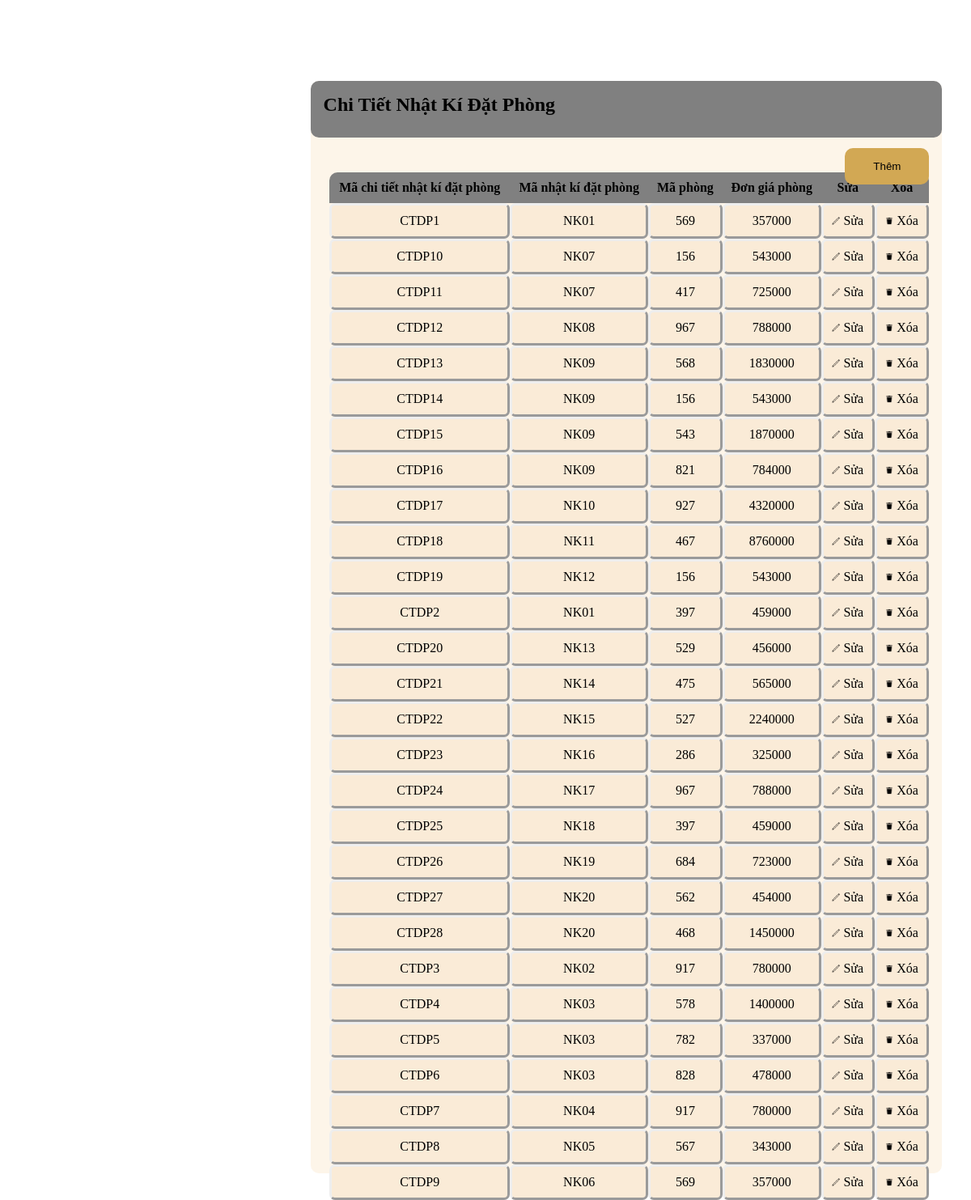
Screenshot of /quantri/admin/admin_ctnkdp.php with the database file from the repository.
### tables this page shows
CREATE TABLE CHITIETNHATKIDATPHONG (
MA_CTNKDP varchar(6) primary key not null,
MA_NKDP varchar(10),
MA_PHONG varchar(3),
DONGIAPHONG INT,
FOREIGN KEY (MA_NKDP) REFERENCES NHATKIDATPHONG(MA_NKDP),
FOREIGN KEY (MA_PHONG) REFERENCES PHONG(MA_PHONG)
);

### quantri/admin/admin_ctnkdp.php (the view, shortened to what this page needs)
<?php
$link=new mysqli("localhost", "root","","khachsan");
$sql="select * from CHITIETNHATKIDATPHONG";
$result=$link->query($sql);
?>
    <div class="layout_danhmuc">
        <div class="danhmuc"><h2 style="margin: 2% 0 0 2%"> Chi Tiết Nhật Kí Đặt Phòng </h2>
        <button>Thêm</button>
<table>
    <tr>
<th style="border-radius: 10px 0 0 0">Mã chi tiết nhật kí đặt phòng</th>
<th> Mã nhật kí đặt phòng </th>
<th> Mã phòng </th>
<th> Đơn giá phòng </th>
<th> Sửa </th>
<th style="border-radius: 0 10px 0 0">Xóa</th>
</tr>
<?php
while ($row=$result->fetch_assoc())
{
 ?>
<tr align="center" >
    <td> <?php echo $row["MA_CTNKDP"];?> </td>
    <td> <?php echo $row["MA_NKDP"];?></td>
    <td><?php echo $row["MA_PHONG"];?></td>
    <td><?php echo $row["DONGIAPHONG"];?></td>
    <td><a href=""><img src="../img/icon/edit.png"  width="10px" height="10px"> Sửa</a></td>
    <td><a href=""><img src="../img/icon/delete.png" width="10px" height="10px"> Xóa</a></td>
</tr>
<?php
 }
?>
</table>

### quantri/admin/admin_ctnkdp.php (style rules this page uses)
.layout_danhmuc { width: 65%; position: absolute; background-color: rgb(253, 245, 233); top:10%; right:3%; height: 1350px; top:100px; border-radius: 10px; }
.danhmuc { width: 100%; height: 70px; background-color: gray; border-radius: 10px; position: absolute; top:0px; }
button { padding: 15px 35px; position: absolute; right: 2%; top: 83px; border: none; background-color: rgb(210, 168, 84); border-radius: 10px; cursor: pointer; }
table { width: 95%; margin: 9% 10% 0 3%; border-radius: 10px; border-spacing: 0; border-collapse: separate; top:10px; }
th { background-color: gray; padding: 10px; }
td { background-color:antiquewhite; border-style:outset; padding: 10px; border-radius: 7px; }
a { text-decoration: none; color: black; }

### rows the page displays
chitietnhatkidatphong: MA_CTNKDP "CTDP1", MA_NKDP "NK01", MA_PHONG "569", DONGIAPHONG "357000"
chitietnhatkidatphong: MA_CTNKDP "CTDP10", MA_NKDP "NK07", MA_PHONG "156", DONGIAPHONG "543000"
chitietnhatkidatphong: MA_CTNKDP "CTDP11", MA_NKDP "NK07", MA_PHONG "417", DONGIAPHONG "725000"
chitietnhatkidatphong: MA_CTNKDP "CTDP12", MA_NKDP "NK08", MA_PHONG "967", DONGIAPHONG "788000"
chitietnhatkidatphong: MA_CTNKDP "CTDP13", MA_NKDP "NK09", MA_PHONG "568", DONGIAPHONG "1830000"
chitietnhatkidatphong: MA_CTNKDP "CTDP14", MA_NKDP "NK09", MA_PHONG "156", DONGIAPHONG "543000"
chitietnhatkidatphong: MA_CTNKDP "CTDP15", MA_NKDP "NK09", MA_PHONG "543", DONGIAPHONG "1870000"
chitietnhatkidatphong: MA_CTNKDP "CTDP16", MA_NKDP "NK09", MA_PHONG "821", DONGIAPHONG "784000"
chitietnhatkidatphong: MA_CTNKDP "CTDP17", MA_NKDP "NK10", MA_PHONG "927", DONGIAPHONG "4320000"
chitietnhatkidatphong: MA_CTNKDP "CTDP18", MA_NKDP "NK11", MA_PHONG "467", DONGIAPHONG "8760000"
chitietnhatkidatphong: MA_CTNKDP "CTDP19", MA_NKDP "NK12", MA_PHONG "156", DONGIAPHONG "543000"
chitietnhatkidatphong: MA_CTNKDP "CTDP2", MA_NKDP "NK01", MA_PHONG "397", DONGIAPHONG "459000"
chitietnhatkidatphong: MA_CTNKDP "CTDP20", MA_NKDP "NK13", MA_PHONG "529", DONGIAPHONG "456000"
chitietnhatkidatphong: MA_CTNKDP "CTDP21", MA_NKDP "NK14", MA_PHONG "475", DONGIAPHONG "565000"
chitietnhatkidatphong: MA_CTNKDP "CTDP22", MA_NKDP "NK15", MA_PHONG "527", DONGIAPHONG "2240000"
chitietnhatkidatphong: MA_CTNKDP "CTDP23", MA_NKDP "NK16", MA_PHONG "286", DONGIAPHONG "325000"
chitietnhatkidatphong: MA_CTNKDP "CTDP24", MA_NKDP "NK17", MA_PHONG "967", DONGIAPHONG "788000"
chitietnhatkidatphong: MA_CTNKDP "CTDP25", MA_NKDP "NK18", MA_PHONG "397", DONGIAPHONG "459000"
chitietnhatkidatphong: MA_CTNKDP "CTDP26", MA_NKDP "NK19", MA_PHONG "684", DONGIAPHONG "723000"
chitietnhatkidatphong: MA_CTNKDP "CTDP27", MA_NKDP "NK20", MA_PHONG "562", DONGIAPHONG "454000"
chitietnhatkidatphong: MA_CTNKDP "CTDP28", MA_NKDP "NK20", MA_PHONG "468", DONGIAPHONG "1450000"
chitietnhatkidatphong: MA_CTNKDP "CTDP3", MA_NKDP "NK02", MA_PHONG "917", DONGIAPHONG "780000"
chitietnhatkidatphong: MA_CTNKDP "CTDP4", MA_NKDP "NK03", MA_PHONG "578", DONGIAPHONG "1400000"
chitietnhatkidatphong: MA_CTNKDP "CTDP5", MA_NKDP "NK03", MA_PHONG "782", DONGIAPHONG "337000"
chitietnhatkidatphong: MA_CTNKDP "CTDP6", MA_NKDP "NK03", MA_PHONG "828", DONGIAPHONG "478000"
chitietnhatkidatphong: MA_CTNKDP "CTDP7", MA_NKDP "NK04", MA_PHONG "917", DONGIAPHONG "780000"
chitietnhatkidatphong: MA_CTNKDP "CTDP8", MA_NKDP "NK05", MA_PHONG "567", DONGIAPHONG "343000"
chitietnhatkidatphong: MA_CTNKDP "CTDP9", MA_NKDP "NK06", MA_PHONG "569", DONGIAPHONG "357000"
